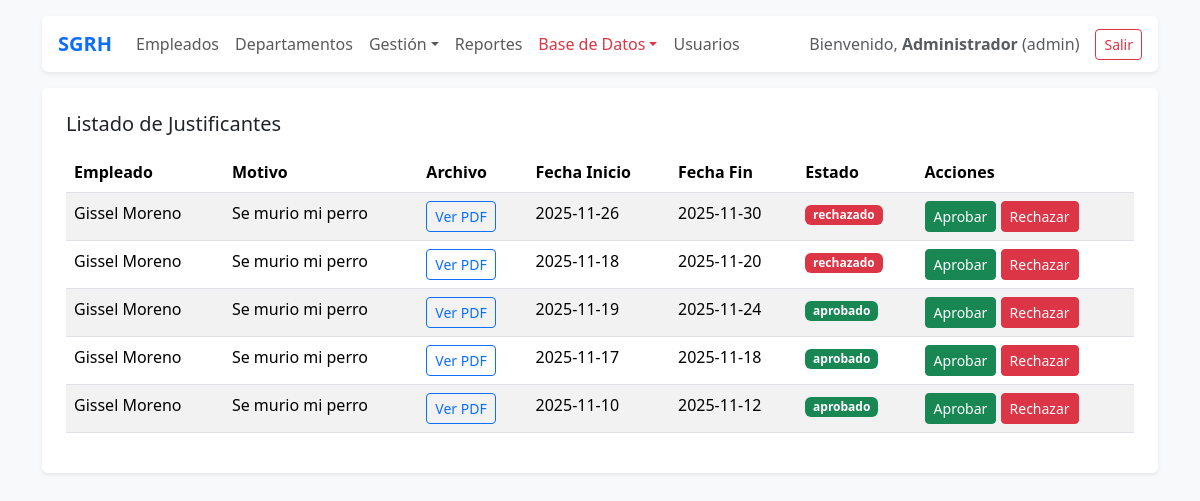
The page /public/?route=justificantes (signed in) on the database as committed earlier.
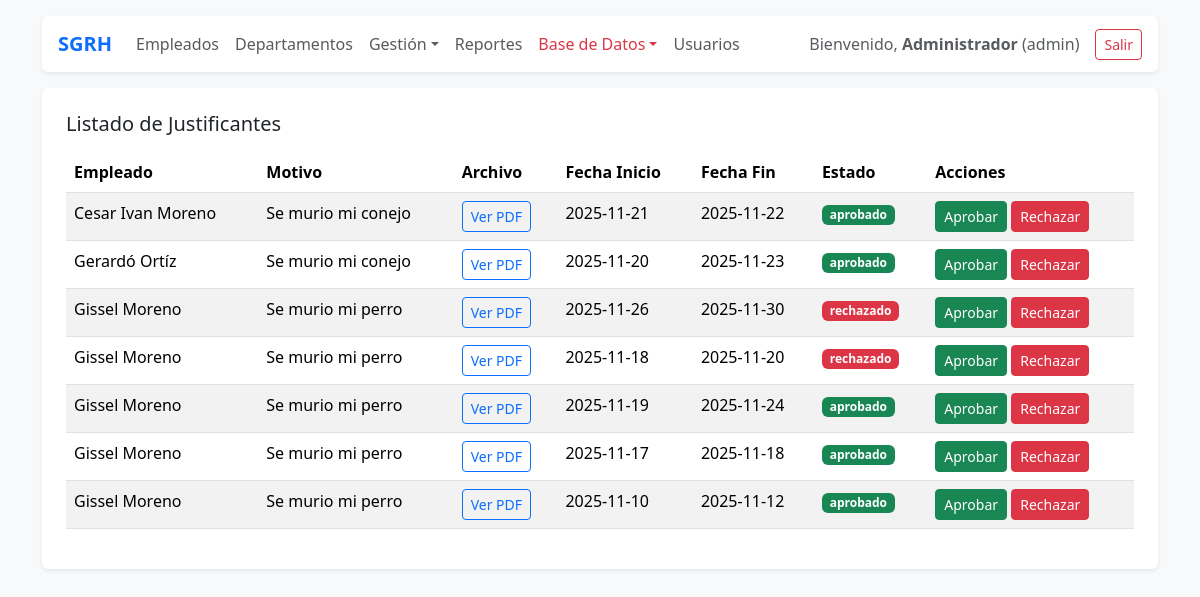
The same page on the database as committed later.
### tables this page shows
CREATE TABLE `justificantes` (
  `id` int(11) NOT NULL AUTO_INCREMENT,
  `empleado_id` int(11) NOT NULL,
  `motivo` varchar(255) NOT NULL,
  `archivo` varchar(255) NOT NULL,
  `fecha_inicio` date NOT NULL,
  `fecha_fin` date NOT NULL,
  `estado` enum('pendiente','aprobado','rechazado') DEFAULT 'pendiente',
  `created_at` timestamp NOT NULL DEFAULT current_timestamp(),
  `updated_at` timestamp NOT NULL DEFAULT current_timestamp() ON UPDATE current_timestamp(),
  PRIMARY KEY (`id`),
  KEY `fk_justificante_empleado` (`empleado_id`),
  CONSTRAINT `fk_justificante_empleado` FOREIGN KEY (`empleado_id`) REFERENCES `empleados` (`id`) ON DELETE CASCADE ON UPDATE CASCADE
);

CREATE TABLE `empleados` (
  `id` int(11) NOT NULL AUTO_INCREMENT,
  `user_id` int(11) NOT NULL,
  `nombre` varchar(100) NOT NULL,
  `apellidos` varchar(150) NOT NULL,
  `genero` enum('masculino','femenino','otro') NOT NULL,
  `correo` varchar(150) NOT NULL,
  `curp` char(18) NOT NULL,
  `puesto` varchar(100) DEFAULT NULL,
  `departamento_id` int(11) NOT NULL,
  `estado` enum('activo','baja') NOT NULL DEFAULT 'activo',
  `created_at` timestamp NOT NULL DEFAULT current_timestamp(),
  `updated_at` timestamp NOT NULL DEFAULT current_timestamp() ON UPDATE current_timestamp(),
  PRIMARY KEY (`id`),
  UNIQUE KEY `correo` (`correo`),
  UNIQUE KEY `curp` (`curp`),
  KEY `fk_empleado_departamento` (`departamento_id`),
  CONSTRAINT `fk_empleado_departamento` FOREIGN KEY (`departamento_id`) REFERENCES `departamentos` (`id`) ON UPDATE CASCADE
);

### app/core/Controller.php (called while the page is built, shortened)
<?php
class Controller {
    protected function view(string $template, array $data = []) {
        extract($data);
        $viewPath = __DIR__ . '/../views/' . $template . '.php';
        include __DIR__ . '/../views/layout/header.php';
        include __DIR__ . '/../views/layout/nav.php';
        include $viewPath;
        include __DIR__ . '/../views/layout/footer.php';
    }
}

### app/controllers/JustificanteController.php (called while the page is built, shortened)
<?php
class JustificanteController extends Controller {
    public function index() {
        $justificantes = Justificante::todos();
        $this->view('justificante/index', compact('justificantes'));
    }
}

### app/models/Justificante.php (called while the page is built, shortened)
<?php
class Justificante {
    public static function todos() {
        $db = Database::getInstance();
        $sql = "SELECT j.*, e.nombre, e.apellidos
                FROM justificantes j
                JOIN empleados e ON e.id = j.empleado_id
                ORDER BY j.created_at DESC";
        return $db->query($sql)->fetchAll();
    }
}

### app/views/justificante/index.php (the view, shortened to what this page needs)
<div class="p-4 bg-white shadow-sm rounded">
  <h5 class="mb-3">Listado de Justificantes</h5>
  <?php if (!empty($justificantes)): ?>
  <div class="table-responsive">
    <table class="table table-striped">
      <thead>
        <tr>
          <th>Empleado</th>
          <th>Motivo</th>
          <th>Archivo</th>
          <th>Fecha Inicio</th>
          <th>Fecha Fin</th>
          <th>Estado</th>
          <th>Acciones</th>
        </tr>
      </thead>
      <tbody>
        <?php foreach ($justificantes as $j): ?>
        <tr>
          <td><?= htmlspecialchars($j['nombre'] . ' ' . $j['apellidos']) ?></td>
          <td><?= htmlspecialchars($j['motivo']) ?></td>
          <td>
            <a href="/SGRH_PHP_MVC/public/?route=justificante_ver&id=<?= $j['id'] ?>" target="_blank" class="btn btn-outline-primary btn-sm">
              Ver PDF
            </a>
          </td>
          <td><?= htmlspecialchars($j['fecha_inicio']) ?></td>
          <td><?= htmlspecialchars($j['fecha_fin']) ?></td>
          <td>
            <?php
              $badge = [
                'pendiente' => 'warning',
                'aprobado' => 'success',
                'rechazado' => 'danger'
              ][$j['estado']] ?? 'secondary';
            ?>
            <span class="badge bg-<?= $badge ?>"><?= htmlspecialchars($j['estado']) ?></span>
          </td>
          <td>
            <form action="/SGRH_PHP_MVC/public/?route=justificante_estado" method="POST" style="display:inline;">
              <button name="estado" value="aprobado" class="btn btn-success btn-sm">Aprobar</button>
              <button name="estado" value="rechazado" class="btn btn-danger btn-sm">Rechazar</button>
            </form>
          </td>
        </tr>
        <?php endforeach; ?>
      </tbody>
    </table>
  </div>
  <?php else: ?>
    <p class="text-muted">No hay justificantes registrados.</p>
  <?php endif; ?>
</div>

Rows that differ between the two databases and show on the page:
added justificantes: empleado.apellidos "Cesar Ivan Moreno", motivo "Se murio mi conejo", fecha_inicio "2025-11-21", fecha_fin "2025-11-22", estado "aprobado"
added justificantes: empleado.apellidos "Gerardó Ortíz", motivo "Se murio mi conejo", fecha_inicio "2025-11-20", fecha_fin "2025-11-23", estado "aprobado"
